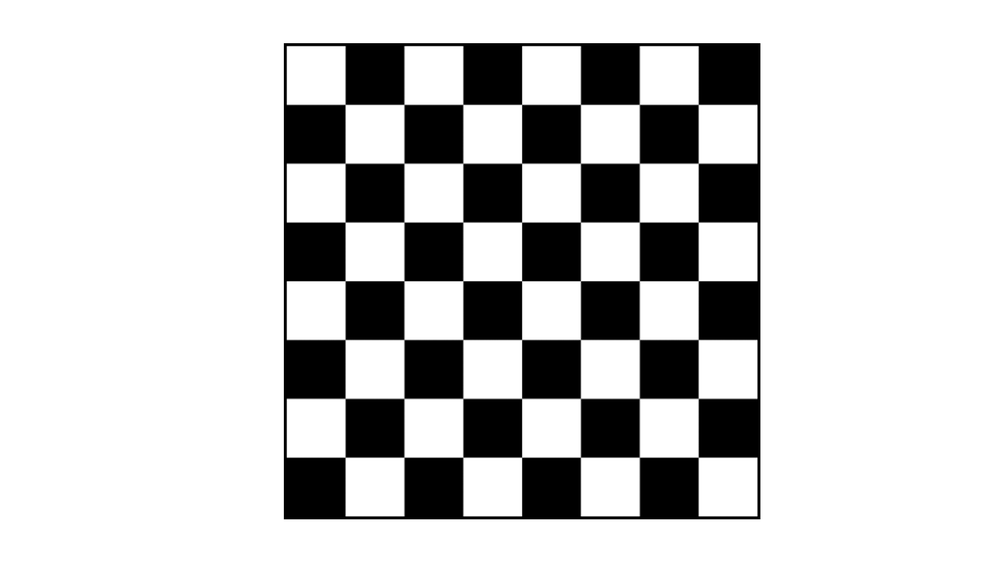
#> input picture Homework6/chessboard2.png, 1000 x 562 px, shrunk from 1920 x 1080 before the run; its folder holds only this picture in this run
$ python Task.py
#> lines starting #> are read from the running program, lines starting #| are printed output that depends on the picture; after the words box and inside, x2 and y2 are one past the last pixel; in counts of white or black regions, pixels touching at a corner belong together; long printed decimals are rounded
import cv2
import numpy as np
import os
import glob

CHECKERBOARD = (7, 7)
criteria = (cv2.TERM_CRITERIA_EPS + cv2.TERM_CRITERIA_MAX_ITER, 30, 0.001)
objpoints = []
imgpoints = []

objp = np.zeros((1, CHECKERBOARD[0] * CHECKERBOARD[1], 3), np.float32)
objp[0, :, :2] = np.mgrid[0:CHECKERBOARD[0], 0:CHECKERBOARD[1]].T.reshape(-1, 2)
prev_img_shape = None

images = glob.glob('*.png')
for fname in images:
    img = cv2.imread(fname)
#> img is the input picture: shape (562, 1000, 3); min 0, max 255, mean 202.3
    gray = cv2.cvtColor(img, cv2.COLOR_BGR2GRAY)
    ret, corners = cv2.findChessboardCorners(gray, CHECKERBOARD,
                                             cv2.CALIB_CB_ADAPTIVE_THRESH + cv2.CALIB_CB_FAST_CHECK + cv2.CALIB_CB_NORMALIZE_IMAGE)
#> ret = True; corners = 49 rows, first 8: [345.1, 104.4], [403.9, 104.4], [462.8, 104.4], [521.6, 104.4], [580.4, 104.4], [639.3, 104.4], [698.3, 104.4], [345.1, 163.2]

    if ret:
        objpoints.append(objp)
        corners2 = cv2.cornerSubPix(gray, corners, (11, 11), (-1, -1), criteria)
#> corners2 = 49 rows, first 8: [345.1, 104.4], [403.9, 104.4], [462.8, 104.4], [521.6, 104.4], [580.4, 104.4], [639.3, 104.4], [698.2, 104.4], [345.1, 163.2]

        imgpoints.append(corners2)
        img = cv2.drawChessboardCorners(img, CHECKERBOARD, corners2, ret)
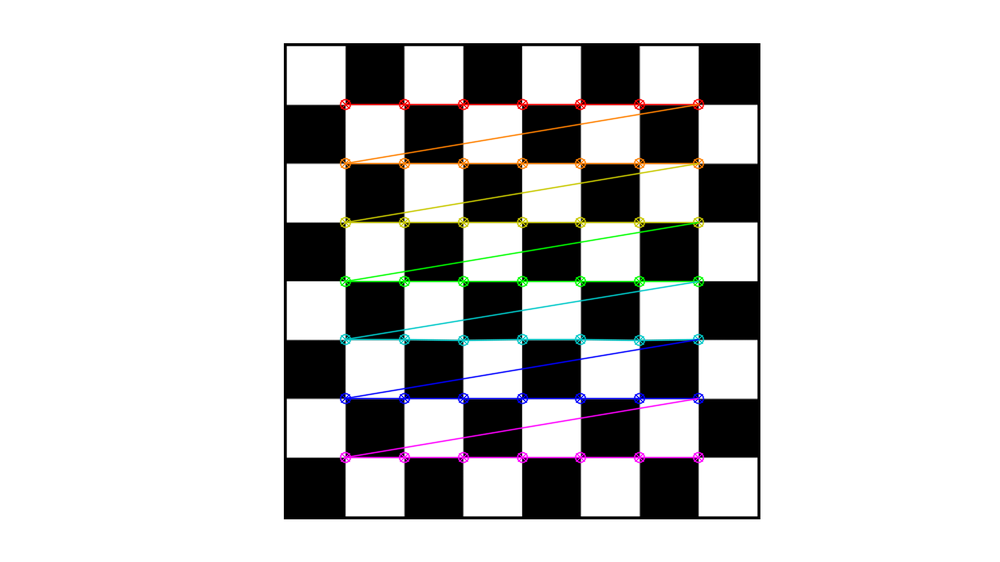
#> img: shape (562, 1000, 3); 3.16% of pixels changed, all inside (x1, y1, x2, y2) = (339, 98, 705, 464)

    cv2.imshow('img', img)
    cv2.waitKey(0)
cv2.destroyAllWindows()
h, w = img.shape[:2]
#> h = 562; w = 1000

ret, mtx, dist, rvecs, tvecs = cv2.calibrateCamera(objpoints, imgpoints, gray.shape[::-1], None, None)
#> ret = 0.043; mtx = [[5374.3, 0, 506.2], [0, 5369.2, 265.8], [0, 0, 1]]; dist = [[0.965, -269.1, 0.00299, 0.00316, -1.05]]; rvecs = ([0.00448, -0.00465, 4.88e-07],); tvecs = ([-2.74, -2.75, 91.37],)
print("Camera matrix : \n")
print(mtx)
#| [[5.37427191e+03 0.00000000e+00 5.06153369e+02]
#|  [0.00000000e+00 5.36918888e+03 2.65814430e+02]
#|  [0.00000000e+00 0.00000000e+00 1.00000000e+00]]
print("dist : \n")
print(dist)
#| [[ 9.65282734e-01 -2.69106534e+02  2.99466661e-03  3.16481697e-03
#|   -1.05086048e+00]]
print("rvecs : \n")
print(rvecs)
#| (array([[ 4.47821789e-03],
#|        [-4.64879025e-03],
#|        [ 4.88190845e-07]]),)
print("tvecs : \n")
print(tvecs)
#| (array([[-2.737],
#|        [-2.746],
#|        [91.370]]),)

$ run again, on Homework6/chessboard3.png
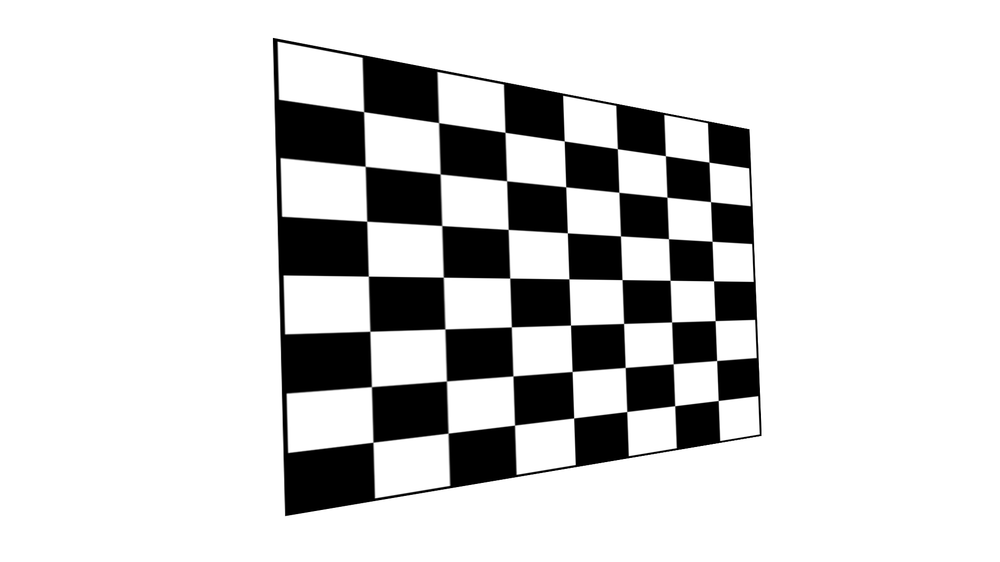
#> input picture Homework6/chessboard3.png, 1000 x 562 px, shrunk from 1920 x 1080 before the run
#> img is the input picture: shape (562, 1000, 3); min 0, max 255, mean 211.5
#> `ret, corners = cv2.findChessboardCorners(gray, CHECKERBOARD, cv2.CALIB..`: ret = True; corners = 49 rows, first 8: [363.6, 111.6], [438.6, 122.6], [505.1, 132.3], [564.2, 140.9], [617.4, 148.7], [665.4, 155.7], [708.9, 162.1], [365.2, 166.3]
#> corners2 = 49 rows, first 8: [363.6, 111.6], [438.6, 122.6], [505, 132.3], [564.2, 140.9], [617.4, 148.7], [665.4, 155.7], [709, 162.1], [365.2, 166.3]
#> `img = cv2.drawChessboardCorners(img, CHECKERBOARD, corners2, ret)`:
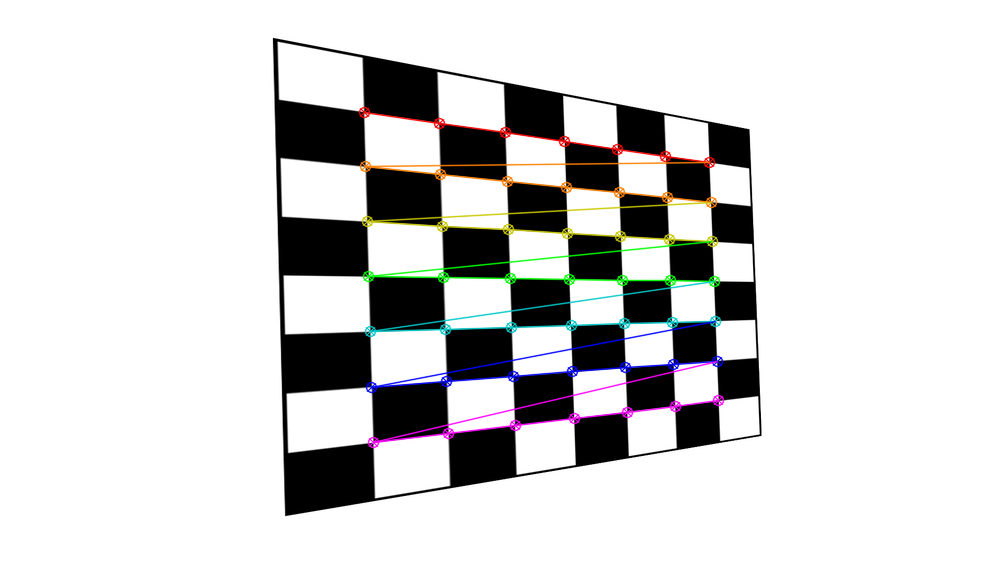
#> img: shape (562, 1000, 3); 3.08% of pixels changed, all inside (x1, y1, x2, y2) = (358, 106, 725, 449)
#> `ret, mtx, dist, rvecs, tvecs = cv2.calibrateCamera(objpoints, imgpoint..`: ret = 0.0508; mtx = [[2081.9, 0, 501], [0, 754.4, 279.5], [0, 0, 1]]; dist = [[0.0462, -1.62, -0.000759, -0.000107, 19.43]]; rvecs = ([-0.0282, -1.08, 0.00262],); tvecs = ([-0.908, -3.06, 13.77],)
#| [[2.08185228e+03 0.00000000e+00 5.01013840e+02]
#|  [0.00000000e+00 7.54397801e+02 2.79458444e+02]
#|  [0.00000000e+00 0.00000000e+00 1.00000000e+00]]
#| [[ 4.61927378e-02 -1.61645407e+00 -7.59327553e-04 -1.07365890e-04
#|    1.94321585e+01]]
#| (array([[-0.02816],
#|        [-1.083],
#|        [ 0.002624]]),)
#| (array([[-0.9076],
#|        [-3.059],
#|        [13.768]]),)

$ run again, on Homework6/chessboard4.png
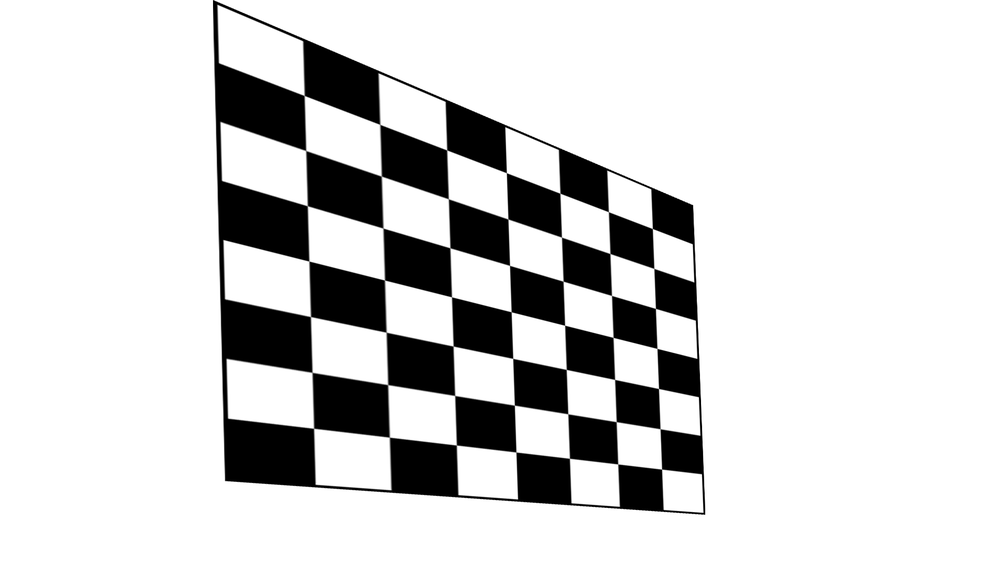
#> input picture Homework6/chessboard4.png, 1000 x 562 px, shrunk from 1920 x 1080 before the run
#> img is the input picture: shape (562, 1000, 3); min 0, max 255, mean 211.2
#> `ret, corners = cv2.findChessboardCorners(gray, CHECKERBOARD, cv2.CALIB..`: ret = True; corners = 49 rows, first 8: [304.2, 95.46], [379.8, 124.4], [446.7, 149.9], [506.4, 172.7], [559.9, 193.2], [608.4, 211.7], [652.4, 228.5], [305.7, 150.5]
#> corners2 = 49 rows, first 8: [304.2, 95.47], [379.8, 124.4], [446.7, 149.9], [506.4, 172.7], [559.9, 193.2], [608.4, 211.7], [652.4, 228.5], [305.7, 150.5]
#> `img = cv2.drawChessboardCorners(img, CHECKERBOARD, corners2, ret)`:
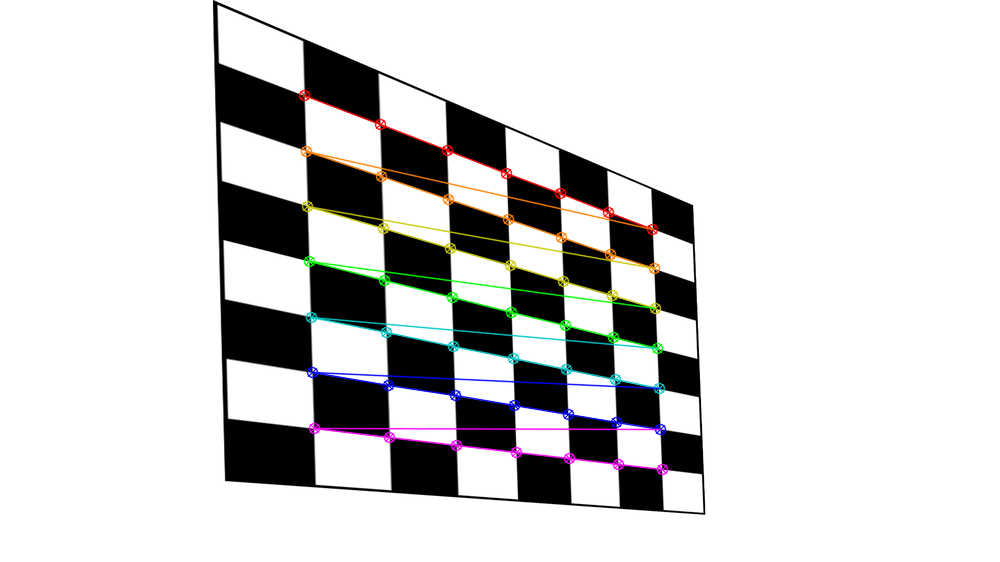
#> img: shape (562, 1000, 3); 3.09% of pixels changed, all inside (x1, y1, x2, y2) = (298, 89, 669, 476)
#> `ret, mtx, dist, rvecs, tvecs = cv2.calibrateCamera(objpoints, imgpoint..`: ret = 0.904; mtx = [[3797.4, 0, 796.2], [0, 10519.3, 88.16], [0, 0, 1]]; dist = [[11.72, 2846, -0.977, -1.9, -65325]]; rvecs = ([-1.13, -0.255, 0.0513],); tvecs = ([-9.81, 0.588, 122.7],)
#| [[3.79740838e+03 0.00000000e+00 7.96158452e+02]
#|  [0.00000000e+00 1.05192557e+04 8.81641809e+01]
#|  [0.00000000e+00 0.00000000e+00 1.00000000e+00]]
#| [[ 1.17166884e+01  2.84597480e+03 -9.76597156e-01 -1.89624826e+00
#|   -6.53250125e+04]]
#| (array([[-1.127],
#|        [-0.2552 ],
#|        [ 0.05126]]),)
#| (array([[ -9.808],
#|        [  0.5877],
#|        [122.668]]),)

$ run again, on Homework6/chessboard5.png
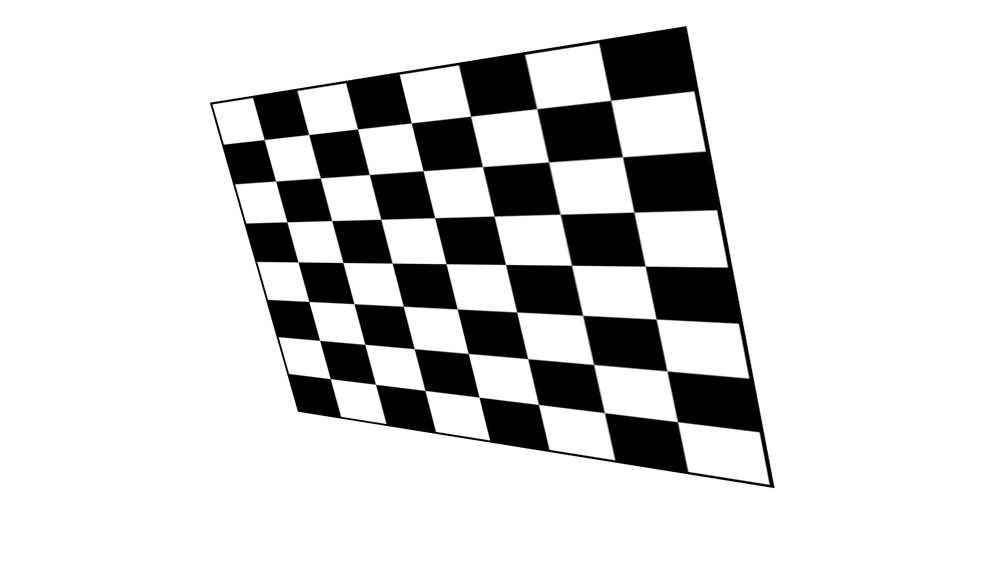
#> input picture Homework6/chessboard5.png, 1000 x 562 px, shrunk from 1920 x 1080 before the run
#> img is the input picture: shape (562, 1000, 3); min 0, max 255, mean 212.2
#> `ret, corners = cv2.findChessboardCorners(gray, CHECKERBOARD, cv2.CALIB..`: ret = True; corners = 49 rows, first 8: [610.6, 100.3], [622.5, 156.8], [634, 212.1], [645.2, 266.2], [656.2, 319], [666.9, 370.9], [677.5, 421.6], [536.7, 108.6]
#> corners2 = 49 rows, first 8: [610.7, 100.3], [622.4, 156.8], [633.9, 212.1], [645.2, 266.2], [656.2, 319], [666.9, 370.9], [677.5, 421.7], [536.7, 108.6]
#> `img = cv2.drawChessboardCorners(img, CHECKERBOARD, corners2, ret)`:
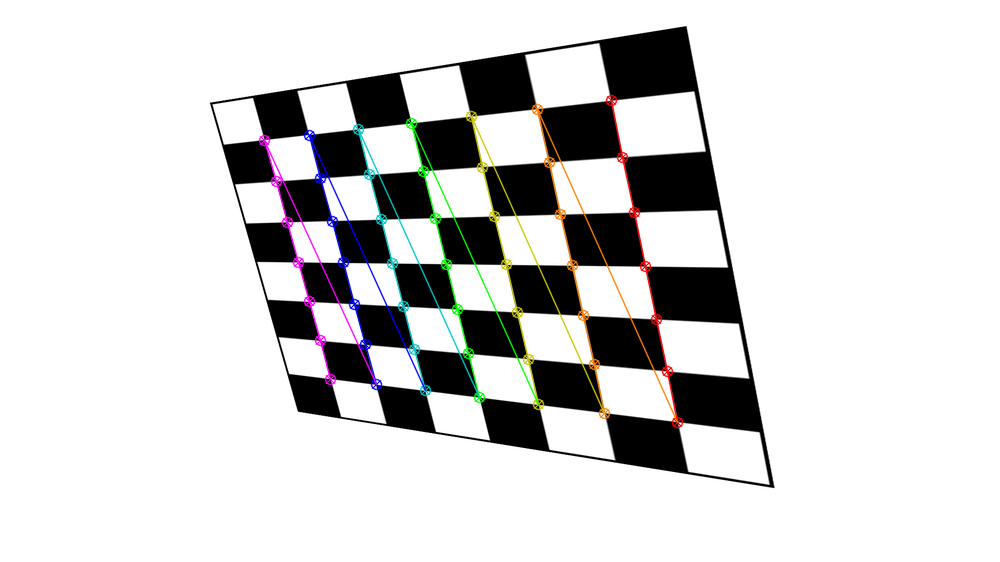
#> img: shape (562, 1000, 3); 2.64% of pixels changed, all inside (x1, y1, x2, y2) = (258, 94, 684, 429)
#> `ret, mtx, dist, rvecs, tvecs = cv2.calibrateCamera(objpoints, imgpoint..`: ret = 0.0559; mtx = [[1409, 0, 498.5], [0, 717, 276.4], [0, 0, 1]]; dist = [[0.0637, -1.58, -0.001, 4.95e-05, 12.01]]; rvecs = ([0.81, 0.528, 1.41],); tvecs = ([1.02, -3.14, 12.8],)
#| [[1.40903714e+03 0.00000000e+00 4.98489153e+02]
#|  [0.00000000e+00 7.17021353e+02 2.76393151e+02]
#|  [0.00000000e+00 0.00000000e+00 1.00000000e+00]]
#| [[ 6.36509507e-02 -1.57989988e+00 -1.00438706e-03  4.94942567e-05
#|    1.20106456e+01]]
#| (array([[0.8097],
#|        [0.5279],
#|        [1.408]]),)
#| (array([[ 1.018 ],
#|        [-3.138],
#|        [12.799]]),)
